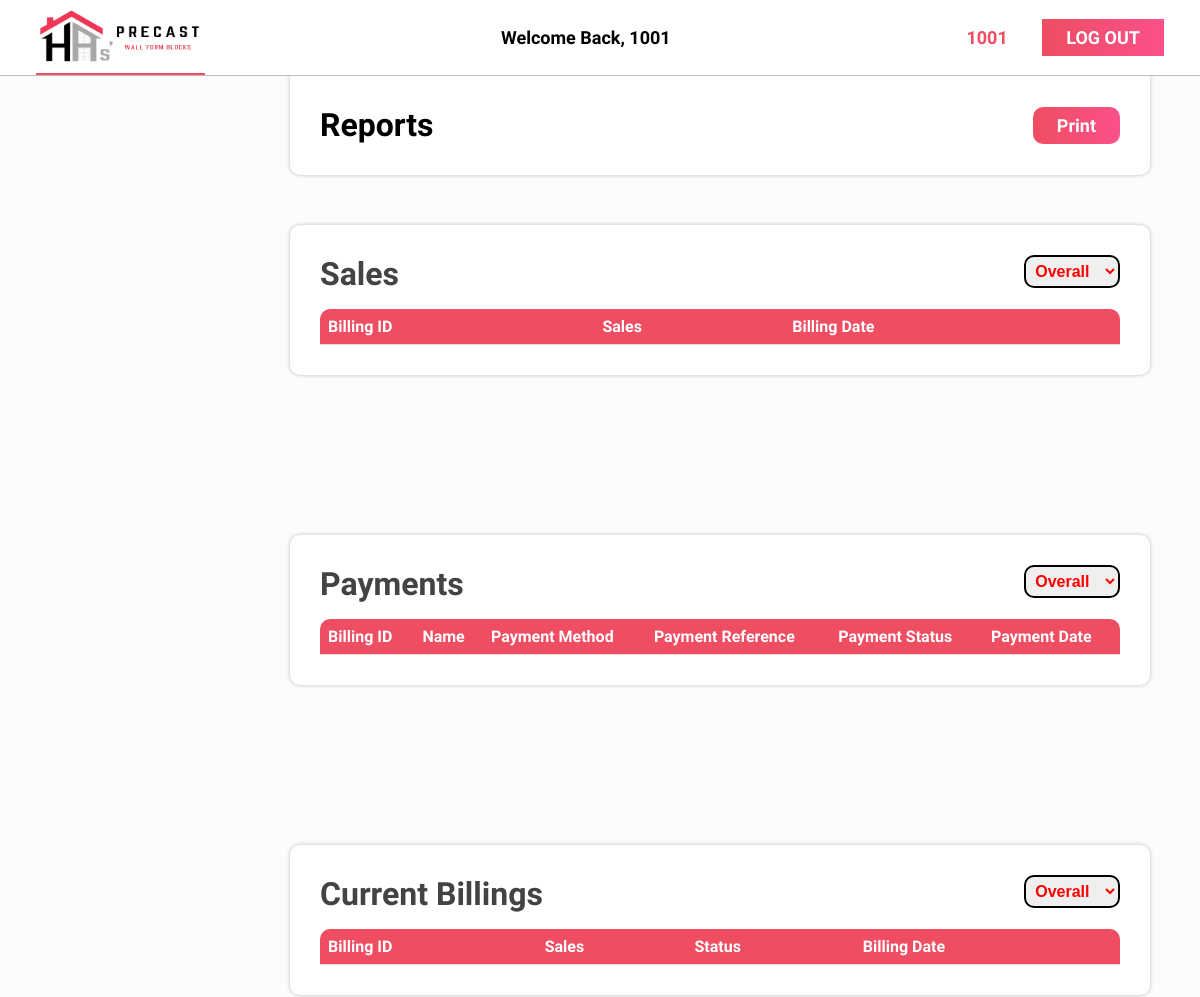
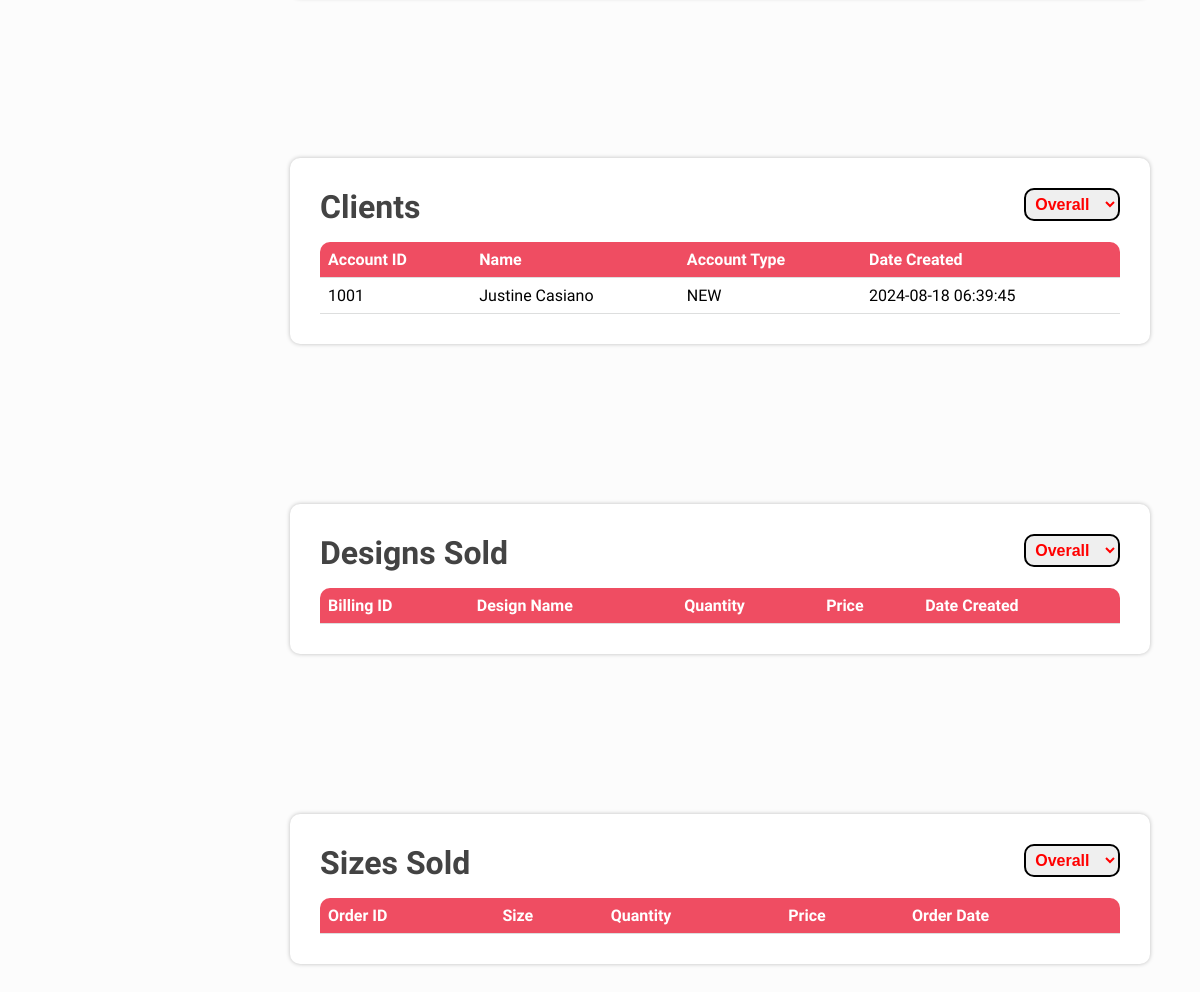
Screenshot of /admin/has-precast/reports.php (signed in) with the database file from the repository (2 pictures, top to bottom).
### tables this page shows
CREATE TABLE `account` (
    `id` INT UNSIGNED NOT NULL AUTO_INCREMENT PRIMARY KEY,
    `first_name` VARCHAR(30) NOT NULL,
    `last_name` VARCHAR(30) NOT NULL,
    `email` VARCHAR(40) NOT NULL UNIQUE,
    `password` VARCHAR(255) NOT NULL,
    `type_id` INT UNSIGNED NOT NULL DEFAULT 1001,
    `status` ENUM('ACTIVE', 'INACTIVE') NOT NULL DEFAULT 'ACTIVE',
    `created_at` DATETIME NOT NULL DEFAULT NOW(),
    FOREIGN KEY (`type_id`) REFERENCES `account_type`(`id`)
);

CREATE TABLE `account_type` (
    `id` INT UNSIGNED NOT NULL AUTO_INCREMENT PRIMARY KEY,
    `type` ENUM('NEW', 'BRONZE', 'SILVER', 'GOLD') NOT NULL
);

### src/admin/has-precast/classes/charts.php (called while the page is built, shortened)
<?php
$servername = "localhost";
$username = "has_admin";
$password = "wc8KTRfrJrTpe8";
$database = "has_precast";
$conn = mysqli_connect($servername, $username, $password, $database);
$query4= "SELECT ac.id, CONCAT(ac.first_name, ' ', ac.last_name) AS full_name, a.type,ac.created_at
FROM account ac
INNER JOIN account_type a ON ac.type_id = a.id";
$result4 = mysqli_query($conn, $query4);
$overall_data4 = mysqli_fetch_all($result4, MYSQLI_ASSOC);
?>

### src/admin/has-precast/reports.php (the view, shortened to what this page needs)
<!DOCTYPE html>
<html lang="en">
<head>
  <link rel="stylesheet" href="styles/admin-global.css">
  <link rel="stylesheet" href="styles/reports.css">
</head>
<body>
  <main>
    <div class="main-header">
      <h1>Reports</h1>
      <button class="print">Print</button>
    </div>
    <?php include 'classes/charts.php'; ?>
<section class="tablewrap">
    <div class="table">
    <form>
        <select  name="filtertab" id="filtertab"  onchange="updateTable()">
            <option value="overall">Overall</option>
        </select>
    </form>
        <h2>Sales</h2>
        <table id="dataTable">
            <thead>
            <tr><th>Billing ID</th><th>Sales</th><th>Billing Date</th></tr>
</thead>
        </table>
    </div>
    <div class="table">
    <form>
        <select  name="filtertab2" id="filtertab2"  onchange="updateTable2()">
            <option value="overall">Overall</option>
        </select>
    </form>
    <h2>Payments</h2>
        <table id="dataTable2">
            <thead>
            <tr><th>Billing ID</th><th>Name</th><th>Payment Method</th><th>Payment Reference</th><th>Payment Status</th><th>Payment Date</th></tr>
</thead>
        </table>
    </div>
    <div class="table">
    <form>
        <select  name="filtertab3" id="filtertab3"  onchange="updateTable3()">
            <option value="overall">Overall</option>
        </select>
    </form>
    <h2>Current Billings</h2>
        <table id="dataTable3">
            <thead>
            <tr><th>Billing ID</th><th>Sales</th><th>Status</th><th>Billing Date</th></tr>
</thead>
        </table>
    </div>
    <div class="table">
    <form>
        <select  name="filtertab4" id="filtertab4"  onchange="updateTable4()">
            <option value="overall">Overall</option>
        </select>
    </form>
    <h2>Clients</h2>
        <table id="dataTable4">
            <thead>
            <tr><th>Account ID</th><th>Name</th><th>Account Type</th><th>Date Created</th></tr>
</thead>
<tbody>
            <?php
    foreach ($overall_data4 as $row) {
        echo "<tr>";
        echo "<td>" . $row['id'] . "</td>";
        echo "<td>" . $row['full_name'] . "</td>";
        echo "<td>" . $row['type'] . "</td>";
        echo "<td>" . $row['created_at'] . "</td>";
        echo "</tr>";
    }
    ?>
    </tbody>
        </table>
    </div>
    <div class="table">
    <form>
        <select  name="filtertab5" id="filtertab5"  onchange="updateTable5()">
            <option value="overall">Overall</option>
        </select>
    </form>
    <h2>Designs Sold</h2>
        <table id="dataTable5">
            <thead>
            <tr><th>Billing ID</th><th>Design Name</th><th>Quantity</th><th>Price</th><th>Date Created</th></tr>
</thead>
        </table>
    </div>
    <div class="table">
    <form>
        <select  name="filtertab6" id="filtertab6"  onchange="updateTable6()">
            <option value="overall">Overall</option>
        </select>
    </form>
    <h2>Sizes Sold</h2>
        <table id="dataTable6">
            <thead>
            <tr><th>Order ID</th><th>Size</th><th>Quantity</th><th>Price</th><th>Order Date</th></tr>
</thead>
        </table>
    </div>
</section>
</body>
</html>

### src/admin/has-precast/styles/admin-global.css (style rules this page uses)
:root { --clr-primary: #FCFCFC; --clr-primary-shade: #DDDEDE; --clr-secondary: #434343; --clr-secondary-shade: #000000; --clr-accent: #EF4D62; --clr-accent-shade: #F80759; --clr-tertiary: #6b6b6b; --fs-default: 16px; --fs-heading: 8rem; --fs-title: 3rem; --fs-subtitle: 1.2rem; --ff-default: 'Inter Tight', sans-serif; --ff-login: "Inika", serif; }
html { font-size: var(--fs-default); scroll-snap-type: y mandatory; font-family: var(--ff-default); background-color: var(--clr-primary); }
main { padding-top: 75px; padding-left: calc(20% + 50px); padding-right: 50px; }
.main-header { background-color: white; display: flex; justify-content: space-between; align-items: center; padding: 0 30px; height: 100px; border-radius: 0 0 10px 10px; box-shadow: 0 0 4px 0 rgba(0, 0, 0, 0.25); margin-bottom: 50px; }
.main-header button { font-family: var(--ff-default); font-weight: 700; font-size: 18px; padding: 0.5rem 1.5rem; border: none; color: var(--clr-primary); background: linear-gradient(90deg, #EF4D62 0%, rgba(248, 7, 89, 0.70) 100%); width: fit-content; transition: 0.15s; cursor: pointer; border-radius: 10px; }

### src/admin/has-precast/styles/reports.css (style rules this page uses)
section { width: 100%; }
.table { background-color: white; margin: 0 auto; width: 100%; overflow: auto; margin-bottom: 10em; box-shadow: 0 0 4px 0 rgba(0, 0, 0, 0.25); padding: 30px 30px; border-radius: 10px; }
table { width: 100%; border-collapse: collapse; margin-top: 1em; }
th, td { border-bottom: 1px solid #DDDEDE; border-right: none; border-left: none; padding: 8px; text-align: left; }
th { background-color: #EF4D62; color: white; }
th:first-child { border-top-left-radius: 10px; }
th:last-child { border-top-right-radius: 10px; }
#filtertab, #filtertab2, #filtertab3, #filtertab4, #filtertab5, #filtertab6 { color: red; font-size: 1em; font-weight: 700; float: right; border: none; padding: 0.3em; border-radius: 10px; border: 2px solid black; }
.table h2 { color: #434343; font-size: 2em; font-weight: 750; }

### rows the page displays
account: id "1001", full_name "Justine Casiano", type.type "NEW", created_at "2024-08-18 06:39:45"

### other values shown
$_SESSION["userid"] "1001"
